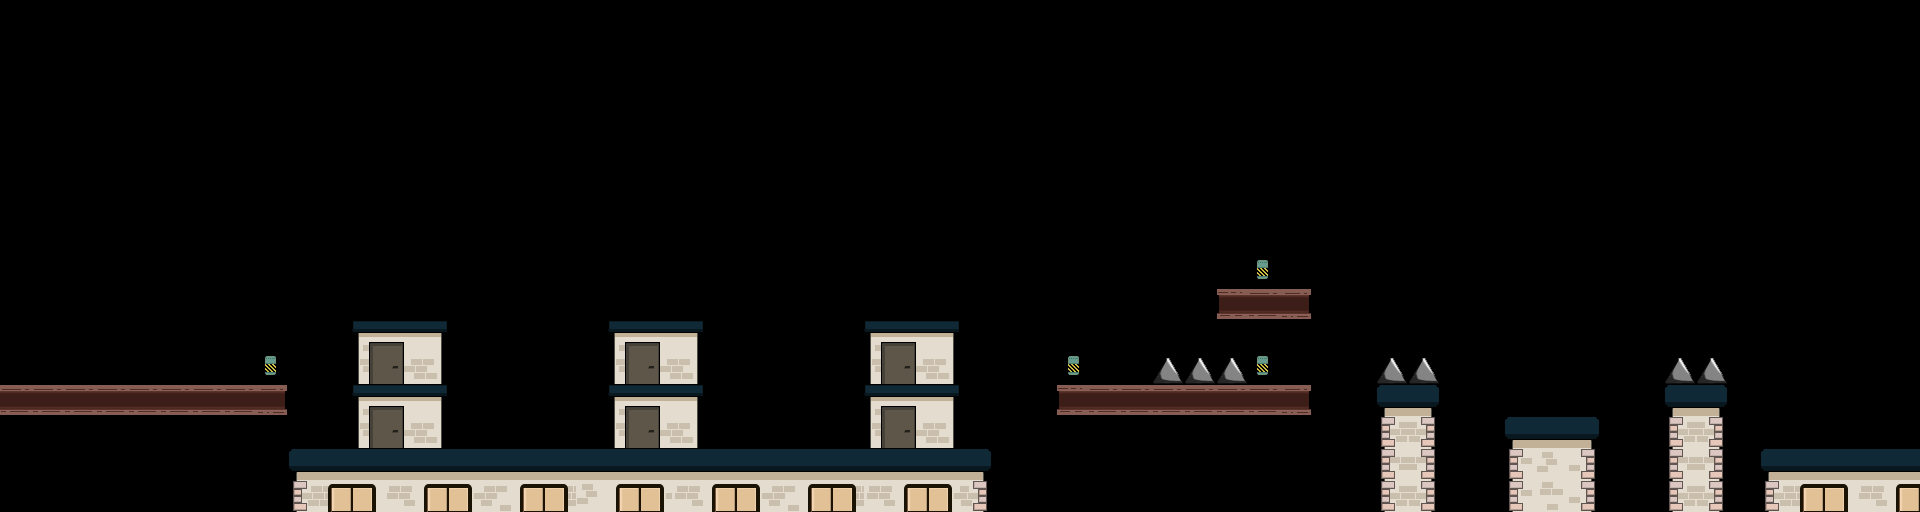

Tiled map render using the project's own tile images. Description and the map definition, with tile-layer contents summarised, below:
An orthogonal 60x16 tile map with 32x32 px tiles, 1 tile layer (Tile Layer), 3 tilesets and 22 objects (18x Body, 2x HeroinSpawn, PlayerSpawn, EndPointSpawn).

<map version="1.0" orientation="orthogonal" width="60" height="16" tilewidth="32" tileheight="32">
 <properties>
  <property name="props:Physics:DrawMode" value="" />
 </properties>
 <tileset firstgid="1" name="rooftops" tilewidth="32" tileheight="32">
  <image source="rooftops.png" width="320" height="192" />
 </tileset>
 <tileset firstgid="61" name="spikes 32px" tilewidth="32" tileheight="32">
  <image source="spikes 32px.png" width="64" height="96" />
 </tileset>
 <tileset firstgid="67" name="plank" tilewidth="32" tileheight="32">
  <image source="plank.png" width="96" height="96" />
 </tileset>
 <layer name="Tile Layer" width="60" height="16">
  <data>[960 cells, 177 non-empty, 40 distinct tile ids]</data>
 </layer>
 <objectgroup name="Enemy" width="60" height="16">
  <object name="Spikes" type="Body" x="1153" y="357" width="93" height="28">
   <properties>
    <property name="props:IsSpike" value="" />
    <property name="props:bodyType" value="static" />
    <property name="props:bounce" value="1" />
    <property name="props:friction" value="1" />
   </properties>
  </object>
  <object name="Ground" type="Body" x="864" y="320" width="95" height="127">
   <properties>
    <property name="props:IsGround" value="" />
    <property name="props:IsWall" value="" />
    <property name="props:bodyType" value="static" />
    <property name="props:friction" value="1" />
   </properties>
  </object>
  <object name="Ground" type="Body" x="608" y="320" width="95" height="127">
   <properties>
    <property name="props:IsGround" value="" />
    <property name="props:IsWall" value="" />
    <property name="props:bodyType" value="static" />
    <property name="props:friction" value="1" />
   </properties>
  </object>
  <object name="Heroin" type="HeroinSpawn" x="527" y="402">
   <properties>
    <property name="props:aggroRadius" value="96" />
    <property name="props:attackSpeed" value="1" />
    <property name="props:bulletSpeed" value="2" />
    <property name="props:enemyType" value="2" />
    <property name="props:patrolDirection" value="1" />
    <property name="props:patrolRadius" value="64" />
    <property name="props:patrolSpeed" value="1" />
   </properties>
   <ellipse />
  </object>
  <object name="Heroin" type="HeroinSpawn" x="781" y="402">
   <properties>
    <property name="props:aggroRadius" value="96" />
    <property name="props:attackSpeed" value="1" />
    <property name="props:bulletSpeed" value="2" />
    <property name="props:enemyType" value="2" />
    <property name="props:patrolDirection" value="1" />
    <property name="props:patrolRadius" value="64" />
    <property name="props:patrolSpeed" value="1" />
   </properties>
   <ellipse />
  </object>
  <object name="Ground" type="Body" x="1664" y="384" width="64" height="128">
   <properties>
    <property name="props:IsGround" value="" />
    <property name="props:bodyType" value="static" />
    <property name="props:friction" value="1" />
   </properties>
  </object>
  <object name="Spikes" type="Body" x="1664" y="357" width="64" height="28">
   <properties>
    <property name="props:IsSpike" value="" />
    <property name="props:bodyType" value="static" />
    <property name="props:bounce" value="1" />
    <property name="props:friction" value="1" />
   </properties>
  </object>
 </objectgroup>
 <objectgroup name="Player" width="60" height="16">
  <object name="player" type="PlayerSpawn" x="50" y="329">
   <properties>
    <property name="props:Player" value="" />
    <property name="props:canJump" value="" />
    <property name="props:playerImage" value="Images/Neg/Main Char Neg.png" />
   </properties>
   <ellipse />
  </object>
 </objectgroup>
 <objectgroup name="Object Layer 1" width="60" height="16">
  <object name="Ground" type="Body" x="0" y="384" width="288" height="32">
   <properties>
    <property name="props:IsGround" value="" />
    <property name="props:bodyType" value="static" />
    <property name="props:friction" value="1" />
   </properties>
  </object>
  <object name="Ground" type="Body" x="352" y="320" width="95" height="127">
   <properties>
    <property name="props:IsGround" value="" />
    <property name="props:IsWall" value="" />
    <property name="props:bodyType" value="static" />
    <property name="props:friction" value="1" />
   </properties>
  </object>
  <object name="Ground" type="Body" x="1056" y="385" width="255" height="32">
   <properties>
    <property name="props:IsGround" value="" />
    <property name="props:bodyType" value="static" />
    <property name="props:friction" value="1" />
   </properties>
  </object>
  <object name="Ground" type="Body" x="0" y="512" width="1760" height="32">
   <properties>
    <property name="props:IsPit" value="" />
    <property name="props:bodyType" value="static" />
    <property name="props:friction" value="1" />
   </properties>
  </object>
  <object name="Ground" type="Body" x="0" y="-32" width="1920" height="32">
   <properties>
    <property name="props:bodyType" value="static" />
    <property name="props:friction" value="1" />
   </properties>
  </object>
  <object name="Ground" type="Body" x="-32" y="0" width="32" height="512">
   <properties>
    <property name="props:IsWall" value="" />
    <property name="props:bodyType" value="static" />
    <property name="props:friction" value="1" />
   </properties>
  </object>
  <object name="Ground" type="Body" x="1920" y="0" width="32" height="448">
   <properties>
    <property name="props:IsWall" value="" />
    <property name="props:bodyType" value="static" />
    <property name="props:friction" value="1" />
   </properties>
  </object>
  <object name="EndPoint" type="EndPointSpawn" x="1888" y="416">
   <ellipse />
  </object>
 </objectgroup>
 <objectgroup name="Obstacle" width="60" height="16">
  <object name="Ground" type="Body" x="288" y="448" width="704" height="64">
   <properties>
    <property name="props:IsGround" value="" />
    <property name="props:bodyType" value="static" />
    <property name="props:friction" value="1" />
   </properties>
  </object>
  <object name="Ground" type="Body" x="1216" y="288" width="96" height="32">
   <properties>
    <property name="props:IsGround" value="" />
    <property name="props:bodyType" value="static" />
    <property name="props:friction" value="1" />
   </properties>
  </object>
  <object name="Ground" type="Body" x="1376" y="384" width="64" height="128">
   <properties>
    <property name="props:IsGround" value="" />
    <property name="props:bodyType" value="static" />
    <property name="props:friction" value="1" />
   </properties>
  </object>
  <object name="Ground" type="Body" x="1504" y="416" width="96" height="96">
   <properties>
    <property name="props:IsGround" value="" />
    <property name="props:bodyType" value="static" />
    <property name="props:friction" value="1" />
   </properties>
  </object>
  <object name="Ground" type="Body" x="1760" y="448" width="163" height="64">
   <properties>
    <property name="props:IsGround" value="" />
    <property name="props:bodyType" value="static" />
    <property name="props:friction" value="1" />
   </properties>
  </object>
  <object name="Spikes" type="Body" x="1376" y="356" width="64" height="28">
   <properties>
    <property name="props:IsSpike" value="" />
    <property name="props:bodyType" value="static" />
    <property name="props:bounce" value="1" />
    <property name="props:friction" value="1" />
   </properties>
  </object>
 </objectgroup>
</map>
